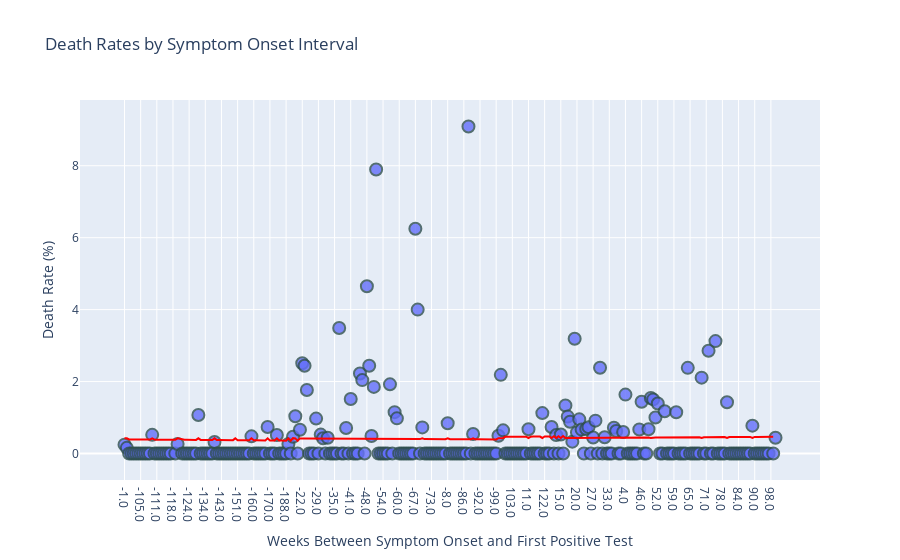

The notebook cell this image was saved under:
### Code cell
onset_interval_stats['death_rate'] = (onset_interval_stats['death_count'] / onset_interval_stats['total_count']) * 100


onset_interval_stats = onset_interval_stats.sort_values(by='case_onset_interval')


fig = px.scatter(onset_interval_stats, x='case_onset_interval', y='death_rate', title='Death Rates by Symptom Onset Interval',
                 labels={'case_onset_interval': 'Weeks Between Symptom Onset and First Positive Test', 'death_rate': 'Death Rate (%)'},
                 trendline='ols', trendline_color_override='red')

fig.update_traces(marker=dict(size=12, opacity=0.8, line=dict(width=2, color='DarkSlateGrey')))
fig.update_layout(showlegend=False)

fig.show()

### Figure 1 — Plotly figure (JSON) as saved in the notebook; plotly's stock layout.template omitted (floating-point values rounded to 4 significant figures; data arrays with more than 128 entries replaced by an {"elided": "..."} marker saying what was removed)
{"data": [{"hovertemplate": "Weeks Between Symptom Onset and First Positive Test=%{x}<br>Death Rate (%)=%{y}<extra></extra>", "legendgroup": "", "marker": {"color": "#636efa", "line": {"color": "DarkSlateGrey", "width": 2}, "opacity": 0.8, "size": 12, "symbol": "circle"}, "mode": "markers", "name": "", "orientation": "v", "showlegend": false, "type": "scatter", "x": {"elided": "283 str values"}, "xaxis": "x", "y": {"elided": "283 float values"}, "yaxis": "y"}, {"hovertemplate": "<b>OLS trendline</b><br>death_rate = 0.000375379 * case_onset_interval + 0.427206<br>R<sup>2</sup>=0.000897<br><br>Weeks Between Symptom Onset and First Positive Test=%{x}<br>Death Rate (%)=%{y} <b>(trend)</b><extra></extra>", "legendgroup": "", "line": {"color": "red"}, "marker": {"color": "#636efa", "line": {"color": "DarkSlateGrey", "width": 2}, "opacity": 0.8, "size": 12, "symbol": "circle"}, "mode": "lines", "name": "", "showlegend": false, "type": "scatter", "x": {"elided": "279 str values"}, "xaxis": "x", "y": {"elided": "279 float values"}, "yaxis": "y"}], "layout": {"legend": {"tracegroupgap": 0}, "showlegend": false, "title": {"text": "Death Rates by Symptom Onset Interval"}, "xaxis": {"anchor": "y", "domain": [0, 1], "title": {"text": "Weeks Between Symptom Onset and First Positive Test"}}, "yaxis": {"anchor": "x", "domain": [0, 1], "title": {"text": "Death Rate (%)"}}}}
